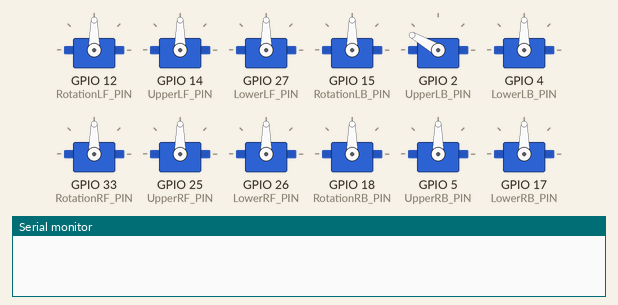
Recording of a sketch running on a simulated ESP32. On the bench: 12 × servo, the last lines printed to the serial monitor.

Above: at 0.0 s.
At 2.1 s:
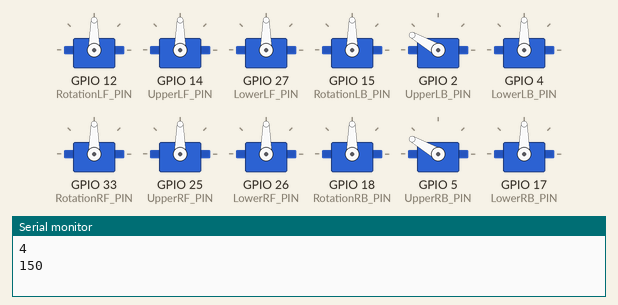
Timing chart, 0 to 3.6 s (numbered marks = the images above):
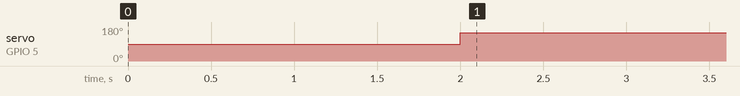

The sketch:

robot_dog.ino
```cpp
#include <ESP32Servo.h>

#define NUM_SERVOS 12

// Constants for servo pins
const int RotationLF_PIN = 12;
const int UpperLF_PIN = 14;
const int LowerLF_PIN = 27;

const int RotationLB_PIN = 15;
const int UpperLB_PIN = 2;
const int LowerLB_PIN = 4;

const int RotationRF_PIN = 33;
const int UpperRF_PIN = 25;
const int LowerRF_PIN = 26;

const int RotationRB_PIN = 18;
const int UpperRB_PIN = 5;
const int LowerRB_PIN = 17;


// Constants for servo pos
 int RotationLF_POS = 90;
 int UpperLF_POS = 90;
 int LowerLF_POS = 90;

 int RotationLB_POS = 90;
 int UpperLB_POS = 90;
 int LowerLB_POS = 90;

 int RotationRF_POS = 90;
 int UpperRF_POS = 90;
 int LowerRF_POS = 90;

 int RotationRB_POS = 90;
 int UpperRB_POS = 90;
 int LowerRB_POS = 90;


Servo servos[NUM_SERVOS];

void setup() {
  Serial.begin(115200);
  for (int i = 0; i < NUM_SERVOS; i++) {
    servos[i].attach(getPin(i));
  }
}

void loop() {
  // Example usage:
  writeFB(1,150,1);

}
void writeALL(int angle){
  for (int i = 0; i < NUM_SERVOS; i++) {
    servos[i].write(angle);
  }

}

void writeINDEX(int index, int angle){
  for (int i = 0; i < NUM_SERVOS; i++) {
    if((i%3) == index){
      servos[i].write(angle);
    }
  }
}

void writeFB(int index, int angle, int dir ){
  for (int i = 0; i < NUM_SERVOS; i++) {
    if((i%6) - (3* dir) == index){
      setPos(angle,i);
      servos[i].write(getPos(i));
      delay(2000);
      Serial.println(i);
      Serial.println(getPos(i));
      Serial.println(" ");
    }
  }
}

void writeRL(int index, int angle){
  for (int i = 0; i < NUM_SERVOS; i++) {
    if((i%3) == index){
      servos[i].write(angle);
    }
  }
}
void CLBpos() {
  for (int i = 0; i < NUM_SERVOS; i++) {
    servos[i].write(90);
  }
}

void sit() {
  // Define sit positions for all servos
}

void stand() {
  // Define stand positions for all servos
}

int getPin(int index) {
  switch (index) {
    case 0: return RotationLF_PIN;
    case 1: return UpperLF_PIN;
    case 2: return LowerLF_PIN;
    case 3: return RotationLB_PIN;
    case 4: return UpperLB_PIN;
    case 5: return LowerLB_PIN;
    case 6: return RotationRF_PIN;
    case 7: return UpperRF_PIN;
    case 8: return LowerRF_PIN;
    case 9: return RotationRB_PIN;
    case 10: return UpperRB_PIN;
    case 11: return LowerRB_PIN;
    default: return -1; // Error: Invalid index
  }
}

int getPos(int index) {
  switch (index) {
    case 0: return RotationLF_POS;
    case 1: return UpperLF_POS;
    case 2: return LowerLF_POS;
    case 3: return RotationLB_POS;
    case 4: return UpperLB_POS;
    case 5: return LowerLB_POS;
    case 6: return RotationRF_POS;
    case 7: return UpperRF_POS;
    case 8: return LowerRF_POS;
    case 9: return RotationRB_POS;
    case 10: return UpperRB_POS;
    case 11: return LowerRB_POS;
    default: return -1; // Error: Invalid index
  }

}
  int setPos(int angle, int index) {
  switch (index) {
    case 0:  RotationLF_POS = angle;
    case 1:  UpperLF_POS= angle;
    case 2:  LowerLF_POS= angle;
    case 3:  RotationLB_POS= angle;
    case 4:  UpperLB_POS= angle;
    case 5:  LowerLB_POS= angle;
    case 6:  RotationRF_POS= angle;
    case 7:  UpperRF_POS= angle;
    case 8:  LowerRF_POS= angle;
    case 9:  RotationRB_POS= angle;
    case 10:  UpperRB_POS= angle;
    case 11:  LowerRB_POS= angle;
    default: return -1; // Error: Invalid index
  }
}
```

Measured:
- by itself, servo on GPIO 5 (UpperRB_PIN): 90° → 150° at 2.0 s
